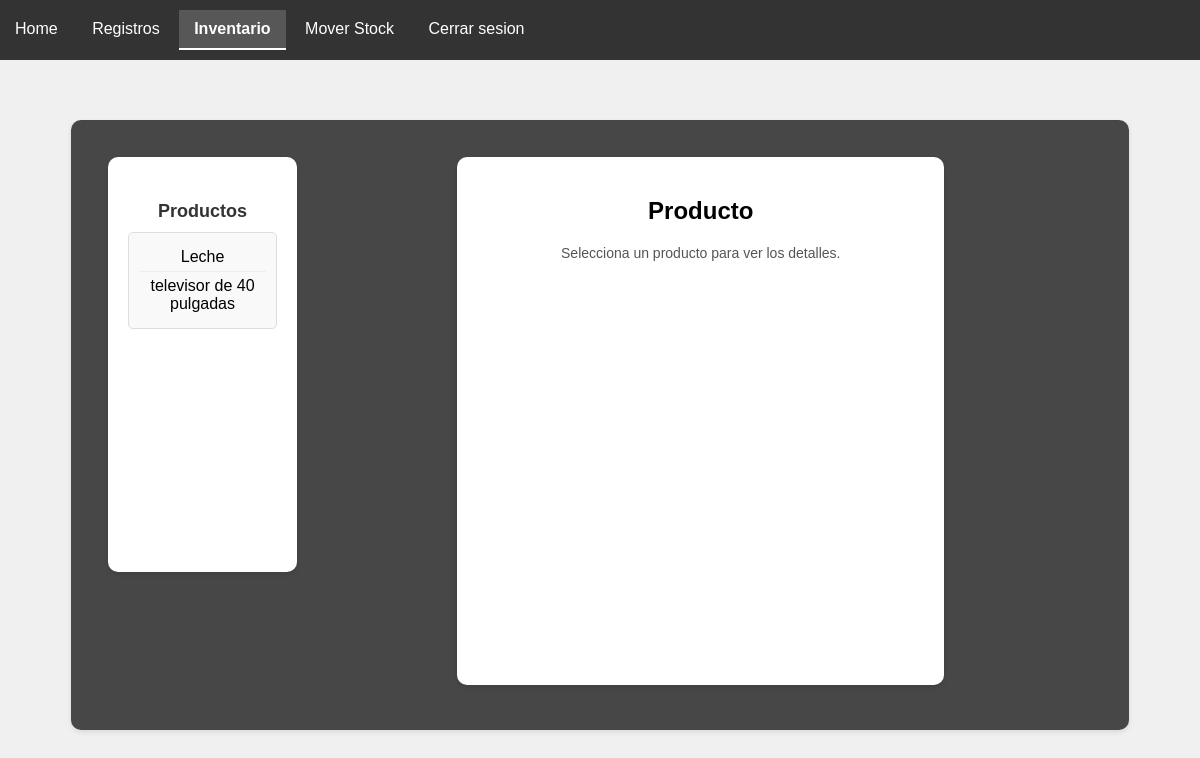
Before: /inventory (signed in) with the older database file.
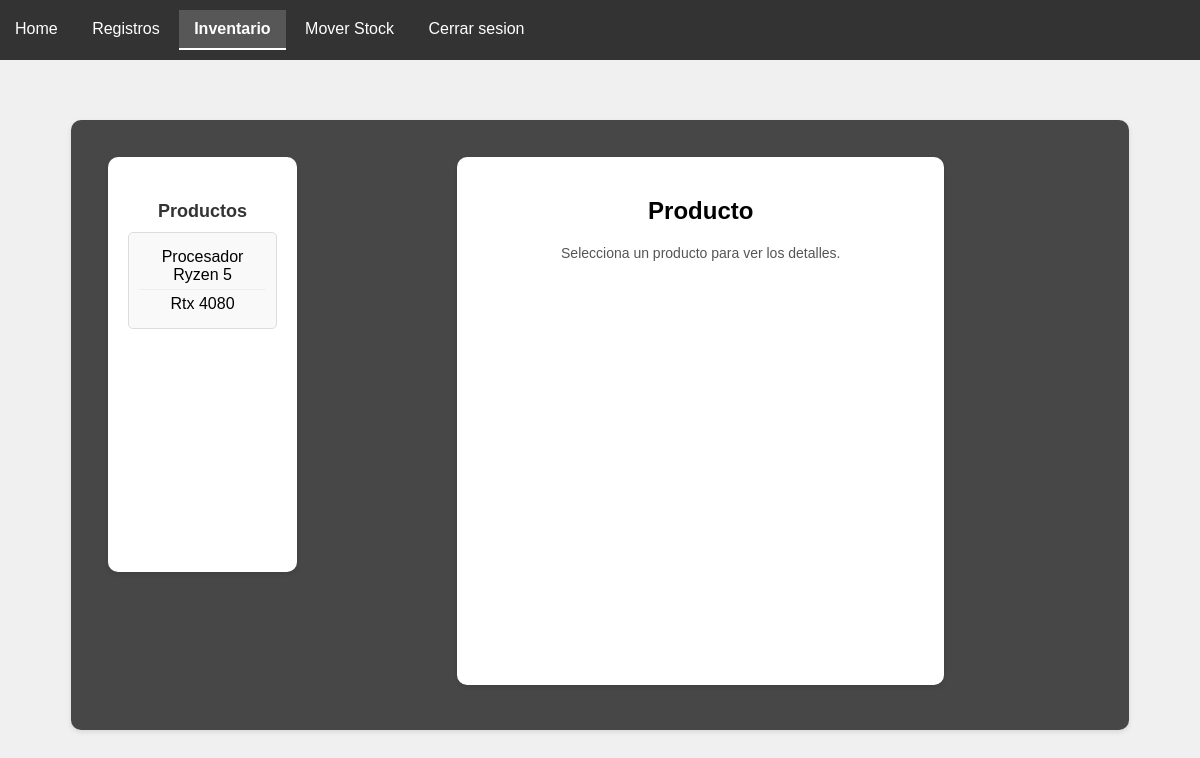
After: the same page with the newer database file.
### crud/models.py (models this page shows, shortened)
class product(models.Model):
    product_id=models.AutoField(primary_key=True)
    product_name=models.CharField(max_length=50)
    product_image=models.ImageField()
    product_stock=models.PositiveIntegerField()
    product_price=models.PositiveIntegerField()
    product_desc=models.CharField(max_length=50)
    storage=models.ForeignKey(storage, on_delete=models.CASCADE, verbose_name=("storage"), default=1)

### core/views.py (the view)
# urls.py: path('inventory', viewscore.inventory, name='inventory'),
def inventory(request):
    products=product.objects.all().order_by('product_stock')
    if len(products)==0:
        selectedProd=""
    else:
        selectedId=request.GET.get("selectedId",0)
        selectedProd=product.objects.filter(product_id=selectedId)
    return render(request,"core/inventory.html",{
        "products":products,
        "selectedProd":selectedProd,
    })

### core/templates/core/inventory.html (shortened to what this page needs)
{% extends "core/base.html" %}
{% load static %}
{% block content %}
<div class="inventory-container">
    <div class="inventory-main-content">
        <div class="inventory-left-panel">
            <h4>Productos</h4>
            <ul>
                {% for product in products %}
                    <li class="{% if product.product_stock <= 5 %}low-stock{% endif %}">
                        <a href="?selectedId={{ product.product_id }}" class="inventory-product-link">
                            {{ product.product_name }}
                        </a>
                    </li>
                {% endfor %}
            </ul>
        </div>
        <div class="inventory-right-panel">
            <h2>Producto</h2>
            {% if selectedProd %}
                <div class="inventory-product-details">
                    <div class="inventory-image-container">
                        <img class="inventory-image" src="{{ selectedProd.0.product_image.url }}" alt="Imagen del producto">
                    </div>
                    <p><strong>Nombre del producto:</strong> {{ selectedProd.0.product_name }}</p>
                    <p><strong>ID:</strong> {{ selectedProd.0.product_id }}</p>
                    <p><strong>Stock:</strong> {{ selectedProd.0.product_stock }}</p>
                    <p><strong>Estado:</strong> {{ selectedProd.0.product_desc }}</p>
                    <p><strong>Bodega:</strong> {{ selectedProd.0.storage.storage_id }}</p>
                    <div class="button-container">
                        <a href="{% url 'addproduct' %}" class="button">Añadir Nuevo Producto</a>
                    </div>
            {% else %}
                <p>Selecciona un producto para ver los detalles.</p>
            {% endif %}
        </div>
    </div>
</div>
{% endblock content %}

Changed rows visible on the page:
removed product: product_name "Leche"
removed product: product_name "televisor de 40 pulgadas"
added product: product_name "Procesador Ryzen 5"
added product: product_name "Rtx 4080"
